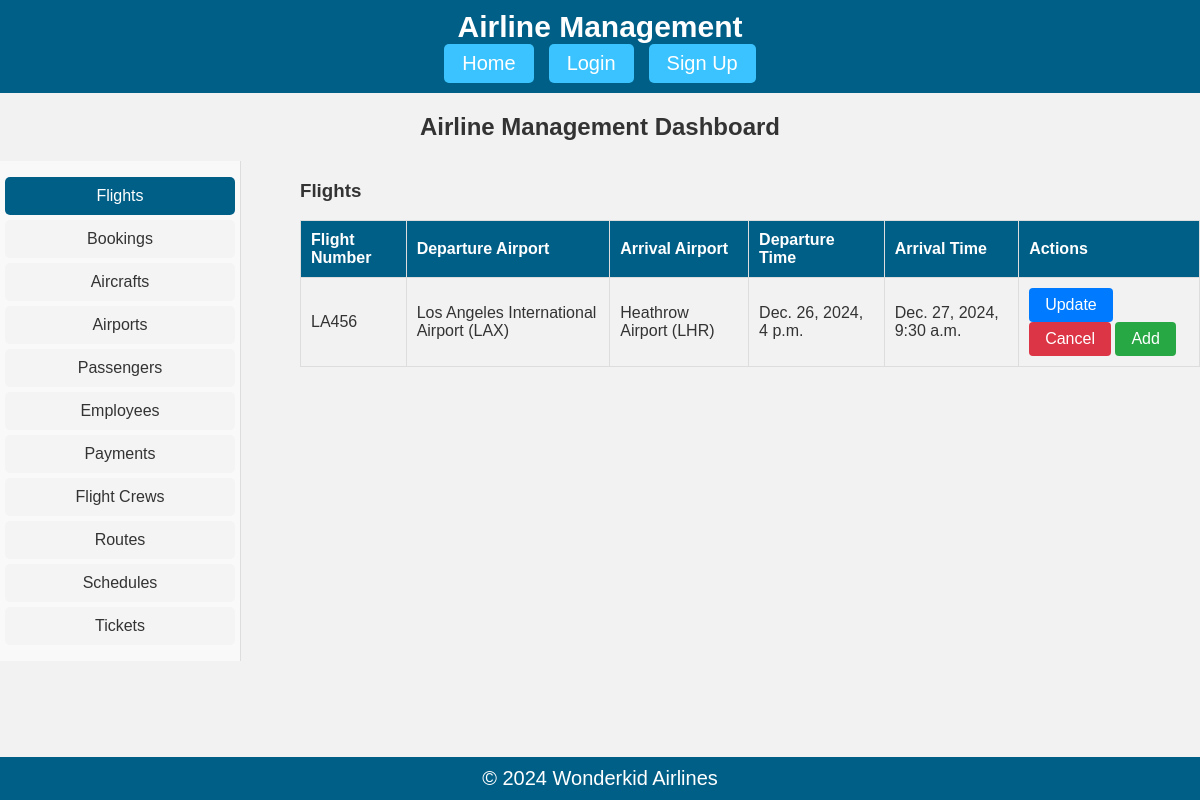
/dashboard/, run on the app's committed database.
### Airlines/models.py (models this page shows, shortened)
class Flight(models.Model):
    flight_number = models.CharField(max_length=10)
    departure_airport = models.ForeignKey(Airport, on_delete=models.CASCADE, related_name='departing_flights')
    arrival_airport = models.ForeignKey(Airport, on_delete=models.CASCADE, related_name='arriving_flights')
    departure_time = models.DateTimeField()
    arrival_time = models.DateTimeField()
    aircraft = models.ForeignKey(Aircraft, on_delete=models.CASCADE)

class Airport(models.Model):
    name = models.CharField(max_length=100)
    location = models.CharField(max_length=100)

### Airlines/views.py (the view)
# urls.py: path('dashboard/', views.dashboard, name='dashboard'),  # Dashboard
def dashboard(request):
    flights = Flight.objects.all()
    bookings = Booking.objects.all()
    aircrafts = Aircraft.objects.all()
    airports = Airport.objects.all()
    passengers = Passenger.objects.all()
    employees = Employee.objects.all()
    payments = Payment.objects.all()
    flight_crew = FlightCrew.objects.all()
    routes = Route.objects.all()
    tickets = Ticket.objects.all()
    schedules = Schedule.objects.all()
    context = {
        'flights': flights,
        'bookings': bookings,
        'aircrafts': aircrafts,
        'airports': airports,
        'passengers': passengers,
        'employees': employees,
        'payments': payments,
        'flightcrews': flight_crew,
        'routes': routes,
        'tickets': tickets,
        'schedules': schedules,
    }
    return render(request, 'dashboard.html', context)

### Airlines/templates/dashboard.html (shortened to what this page needs)
{% extends 'base.html' %}
{% block content %}
<h2>Airline Management Dashboard</h2>
<div class="dashboard-container">
    <div class="sidebar-tabs">
        <ul>
            <li class="tab" onclick="showTab('flights')">Flights</li>
            <li class="tab" onclick="showTab('bookings')">Bookings</li>
            <li class="tab" onclick="showTab('aircrafts')">Aircrafts</li>
            <li class="tab" onclick="showTab('airports')">Airports</li>
            <li class="tab" onclick="showTab('passengers')">Passengers</li>
            <li class="tab" onclick="showTab('employees')">Employees</li>
            <li class="tab" onclick="showTab('payments')">Payments</li>
            <li class="tab" onclick="showTab('flightcrews')">Flight Crews</li>
            <li class="tab" onclick="showTab('routes')">Routes</li>
            <li class="tab" onclick="showTab('schedules')">Schedules</li>
            <li class="tab" onclick="showTab('tickets')">Tickets</li>
        </ul>
    </div>
    <div class="dashboard-content">
        <div id="flights" class="tab-content">
            <h3>Flights</h3>
            <table class="dashboard-table">
                <thead>
                    <tr>
                        <th>Flight Number</th>
                        <th>Departure Airport</th>
                        <th>Arrival Airport</th>
                        <th>Departure Time</th>
                        <th>Arrival Time</th>
                        <th>Actions</th>
                    </tr>
                </thead>
                <tbody>
                    {% for flight in flights %}
                    <tr>
                        <td>{{ flight.flight_number }}</td>
                        <td>{{ flight.departure_airport.name }}</td>
                        <td>{{ flight.arrival_airport.name }}</td>
                        <td>{{ flight.departure_time }}</td>
                        <td>{{ flight.arrival_time }}</td>
                        <td>
                            <a href="{% url 'edit_flight' flight.id %}" class="btn btn-edit">Update</a>
                            <a href="{% url 'delete_flight' flight.id %}" class="btn btn-delete"
                                onclick="return confirm('Are you sure you want to delete this flight?')">Cancel</a>
                            <a href="{% url 'add_flight' %}" class="btn primary-btn">Add</a>
                        </td>
                    </tr>
                    {% endfor %}
                </tbody>
            </table>
        </div>
    </div>
</div>
{% endblock %}

### Airlines/templates/base.html (style rules this page uses)
body { font-family: Arial, sans-serif; background-color: #f2f2f2; margin: 0; padding: 0; color: #333; min-height: 100vh; display: flex; flex-direction: column; }

### Airlines/templates/dashboard.html (style rules this page uses)
h2 { text-align: center; }
.dashboard-container { display: flex; justify-content: space-between; gap: 20px; }
.sidebar-tabs { width: 20%; background-color: #f9f9f9; border-right: 1px solid #ddd; }
.sidebar-tabs ul { list-style: none; padding: 0; }
.sidebar-tabs .tab { padding: 10px; cursor: pointer; text-align: center; background: #f4f4f4; margin: 5px; border-radius: 5px; }
.sidebar-tabs .tab.active, .sidebar-tabs .tab:hover { background: #005f87; color: #fff; }
.dashboard-content { width: 75%; }
.dashboard-table { width: 100%; border-collapse: collapse; margin: 10px 0; }
.dashboard-table th, .dashboard-table td { padding: 10px; border: 1px solid #ddd; text-align: left; }
.dashboard-table th { background-color: #005f87; color: #fff; }
.btn-edit { display: inline-block; padding: 8px 16px; background-color: #007bff; color: white; text-decoration: none; border-radius: 4px; text-align: center; transition: background-color 0.3s ease; }
.btn-delete { display: inline-block; padding: 8px 16px; background-color: #dc3545; color: white; text-decoration: none; border-radius: 4px; text-align: center; transition: background-color 0.3s ease; }
.primary-btn { display: inline-block; padding: 8px 16px; background-color: #28a745; color: white; text-decoration: none; border-radius: 4px; text-align: center; transition: background-color 0.3s ease, transform 0.2s ease; }

### data on the page
Flight: flight_number "LA456", departure_airport.name "Los Angeles International Airport (LAX)", arrival_airport.name "Heathrow Airport (LHR)", departure_time "Dec. 26, 2024, 4 p.m.", arrival_time "Dec. 27, 2024, 9:30 a.m."
